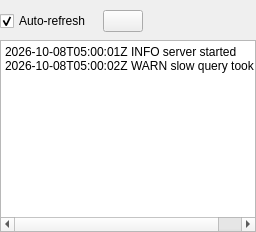
<?xml version="1.0" encoding="UTF-8"?>
<ui version="4.0">
 <class>LogTab</class>
 <widget class="QWidget" name="LogTab">
  <layout class="QVBoxLayout" name="logLayout">
   <property name="spacing">
    <number>8</number>
   </property>
   <property name="leftMargin">
    <number>0</number>
   </property>
   <property name="topMargin">
    <number>10</number>
   </property>
   <property name="rightMargin">
    <number>0</number>
   </property>
   <property name="bottomMargin">
    <number>0</number>
   </property>
   <item>
    <layout class="QHBoxLayout" name="logToolbar">
     <property name="spacing">
      <number>12</number>
     </property>
     <item>
      <widget class="QCheckBox" name="autoCheck">
       <property name="text">
        <string>Auto-refresh</string>
       </property>
       <property name="toolTip">
        <string>Fetch new log lines every few seconds and follow the end of the log</string>
       </property>
       <property name="checked">
        <bool>true</bool>
       </property>
      </widget>
     </item>
     <item>
      <widget class="QPushButton" name="refreshButton">
       <property name="toolTip">
        <string>Refresh now</string>
       </property>
       <property name="iconOnly" stdset="0">
        <string notr="true">true</string>
       </property>
       <property name="variant" stdset="0">
        <string notr="true">secondary</string>
       </property>
      </widget>
     </item>
     <item>
      <spacer name="logToolbarSpacer">
       <property name="orientation">
        <enum>Qt::Horizontal</enum>
       </property>
       <property name="sizeHint" stdset="0">
        <size>
         <width>40</width>
         <height>20</height>
        </size>
       </property>
      </spacer>
     </item>
     <item>
      <widget class="QLabel" name="logStatus">
       <property name="text">
        <string notr="true" />
       </property>
       <property name="variant" stdset="0">
        <string notr="true">muted</string>
       </property>
      </widget>
     </item>
    </layout>
   </item>
   <item>
    <widget class="QPlainTextEdit" name="logText">
     <property name="readOnly">
      <bool>true</bool>
     </property>
     <property name="lineWrapMode">
      <enum>QPlainTextEdit::NoWrap</enum>
     </property>
     <property name="plainText">
      <string notr="true">2026-10-08T05:00:01Z INFO server started
2026-10-08T05:00:02Z WARN slow query took 1.8s</string>
     </property>
    </widget>
   </item>
  </layout>
 </widget>
 <resources />
 <connections />
</ui>
